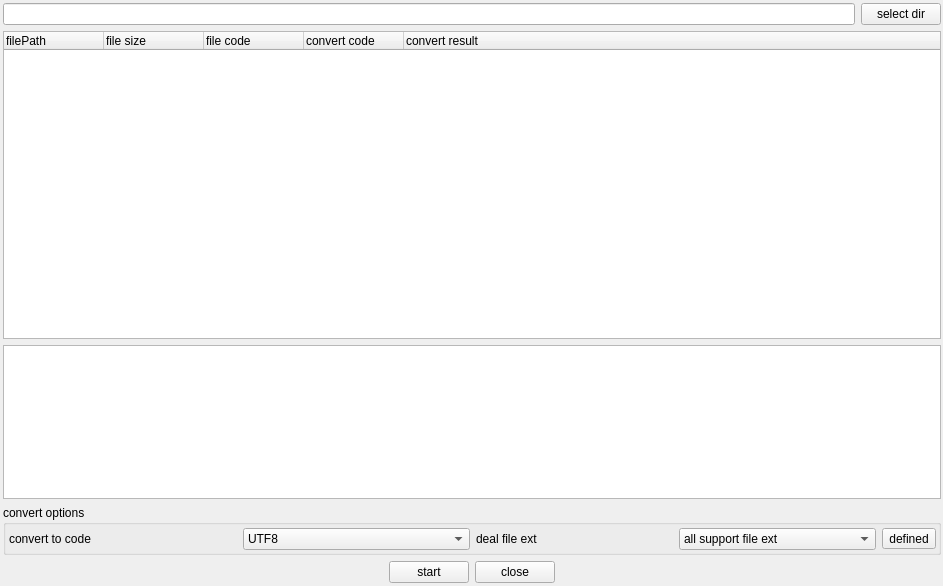
<?xml version="1.0" encoding="UTF-8"?>
<ui version="4.0">
 <class>EncodeConvert</class>
 <widget class="QWidget" name="EncodeConvert">
  <property name="geometry">
   <rect>
    <x>0</x>
    <y>0</y>
    <width>943</width>
    <height>586</height>
   </rect>
  </property>
  <property name="windowTitle">
   <string>EncodeConvert</string>
  </property>
  <property name="windowIcon">
   <iconset resource="RealCompare.qrc">
    <normaloff>:/Resources/img/main.png</normaloff>:/Resources/img/main.png</iconset>
  </property>
  <layout class="QVBoxLayout" name="verticalLayout_2">
   <property name="leftMargin">
    <number>3</number>
   </property>
   <property name="topMargin">
    <number>3</number>
   </property>
   <property name="rightMargin">
    <number>2</number>
   </property>
   <property name="bottomMargin">
    <number>3</number>
   </property>
   <item>
    <layout class="QHBoxLayout" name="horizontalLayout_5">
     <item>
      <widget class="QLineEdit" name="lineEdit">
       <property name="readOnly">
        <bool>true</bool>
       </property>
      </widget>
     </item>
     <item>
      <widget class="QPushButton" name="selectFileBt">
       <property name="text">
        <string>select dir</string>
       </property>
      </widget>
     </item>
    </layout>
   </item>
   <item>
    <layout class="QVBoxLayout" name="verticalLayout" stretch="2,1">
     <item>
      <widget class="QTreeWidget" name="treeWidget">
       <column>
        <property name="text">
         <string>filePath</string>
        </property>
       </column>
       <column>
        <property name="text">
         <string>file size</string>
        </property>
       </column>
       <column>
        <property name="text">
         <string>file code</string>
        </property>
       </column>
       <column>
        <property name="text">
         <string>convert code</string>
        </property>
       </column>
       <column>
        <property name="text">
         <string>convert result</string>
        </property>
       </column>
      </widget>
     </item>
     <item>
      <widget class="QTextBrowser" name="logTextBrowser"/>
     </item>
    </layout>
   </item>
   <item>
    <widget class="QGroupBox" name="groupBox_2">
     <property name="title">
      <string>convert options</string>
     </property>
     <layout class="QHBoxLayout" name="horizontalLayout_4">
      <property name="leftMargin">
       <number>3</number>
      </property>
      <property name="topMargin">
       <number>3</number>
      </property>
      <property name="rightMargin">
       <number>2</number>
      </property>
      <property name="bottomMargin">
       <number>2</number>
      </property>
      <item>
       <layout class="QHBoxLayout" name="horizontalLayout_2">
        <item>
         <widget class="QLabel" name="label">
          <property name="text">
           <string>convert to code</string>
          </property>
         </widget>
        </item>
        <item>
         <widget class="QComboBox" name="codeToComboBox">
          <property name="minimumSize">
           <size>
            <width>200</width>
            <height>0</height>
           </size>
          </property>
          <item>
           <property name="text">
            <string>UTF8</string>
           </property>
          </item>
          <item>
           <property name="text">
            <string>UTF8 BOM</string>
           </property>
          </item>
          <item>
           <property name="text">
            <string>UTF16-LE</string>
           </property>
          </item>
          <item>
           <property name="text">
            <string>UTF16-BE</string>
           </property>
          </item>
          <item>
           <property name="text">
            <string>GBK</string>
           </property>
          </item>
         </widget>
        </item>
       </layout>
      </item>
      <item>
       <layout class="QHBoxLayout" name="horizontalLayout">
        <item>
         <widget class="QLabel" name="label_2">
          <property name="text">
           <string>deal file ext</string>
          </property>
         </widget>
        </item>
        <item>
         <widget class="QComboBox" name="extComboBox">
          <property name="minimumSize">
           <size>
            <width>150</width>
            <height>0</height>
           </size>
          </property>
          <item>
           <property name="text">
            <string>all support file ext</string>
           </property>
          </item>
         </widget>
        </item>
        <item>
         <widget class="QToolButton" name="toolButton">
          <property name="toolTip">
           <string>user defined</string>
          </property>
          <property name="text">
           <string>defined</string>
          </property>
         </widget>
        </item>
       </layout>
      </item>
     </layout>
    </widget>
   </item>
   <item>
    <layout class="QHBoxLayout" name="horizontalLayout_3">
     <item>
      <spacer name="horizontalSpacer">
       <property name="orientation">
        <enum>Qt::Horizontal</enum>
       </property>
       <property name="sizeHint" stdset="0">
        <size>
         <width>40</width>
         <height>20</height>
        </size>
       </property>
      </spacer>
     </item>
     <item>
      <widget class="QPushButton" name="startBt">
       <property name="text">
        <string>start</string>
       </property>
       <property name="autoDefault">
        <bool>false</bool>
       </property>
      </widget>
     </item>
     <item>
      <widget class="QPushButton" name="closeBt">
       <property name="text">
        <string>close</string>
       </property>
      </widget>
     </item>
     <item>
      <spacer name="horizontalSpacer_2">
       <property name="orientation">
        <enum>Qt::Horizontal</enum>
       </property>
       <property name="sizeHint" stdset="0">
        <size>
         <width>40</width>
         <height>20</height>
        </size>
       </property>
      </spacer>
     </item>
    </layout>
   </item>
  </layout>
 </widget>
 <layoutdefault spacing="6" margin="11"/>
 <resources>
  <include location="RealCompare.qrc"/>
 </resources>
 <connections>
  <connection>
   <sender>selectFileBt</sender>
   <signal>clicked()</signal>
   <receiver>EncodeConvert</receiver>
   <slot>slot_selectFile()</slot>
   <hints>
    <hint type="sourcelabel">
     <x>64</x>
     <y>574</y>
    </hint>
    <hint type="destinationlabel">
     <x>8</x>
     <y>559</y>
    </hint>
   </hints>
  </connection>
  <connection>
   <sender>startBt</sender>
   <signal>clicked()</signal>
   <receiver>EncodeConvert</receiver>
   <slot>slot_startConvert()</slot>
   <hints>
    <hint type="sourcelabel">
     <x>185</x>
     <y>573</y>
    </hint>
    <hint type="destinationlabel">
     <x>232</x>
     <y>605</y>
    </hint>
   </hints>
  </connection>
  <connection>
   <sender>closeBt</sender>
   <signal>clicked()</signal>
   <receiver>EncodeConvert</receiver>
   <slot>close()</slot>
   <hints>
    <hint type="sourcelabel">
     <x>274</x>
     <y>572</y>
    </hint>
    <hint type="destinationlabel">
     <x>367</x>
     <y>611</y>
    </hint>
   </hints>
  </connection>
  <connection>
   <sender>toolButton</sender>
   <signal>clicked()</signal>
   <receiver>EncodeConvert</receiver>
   <slot>slot_userDefineExt()</slot>
   <hints>
    <hint type="sourcelabel">
     <x>300</x>
     <y>506</y>
    </hint>
    <hint type="destinationlabel">
     <x>438</x>
     <y>608</y>
    </hint>
   </hints>
  </connection>
 </connections>
 <slots>
  <slot>slot_selectFile()</slot>
  <slot>slot_startConvert()</slot>
  <slot>slot_userDefineExt()</slot>
 </slots>
</ui>
